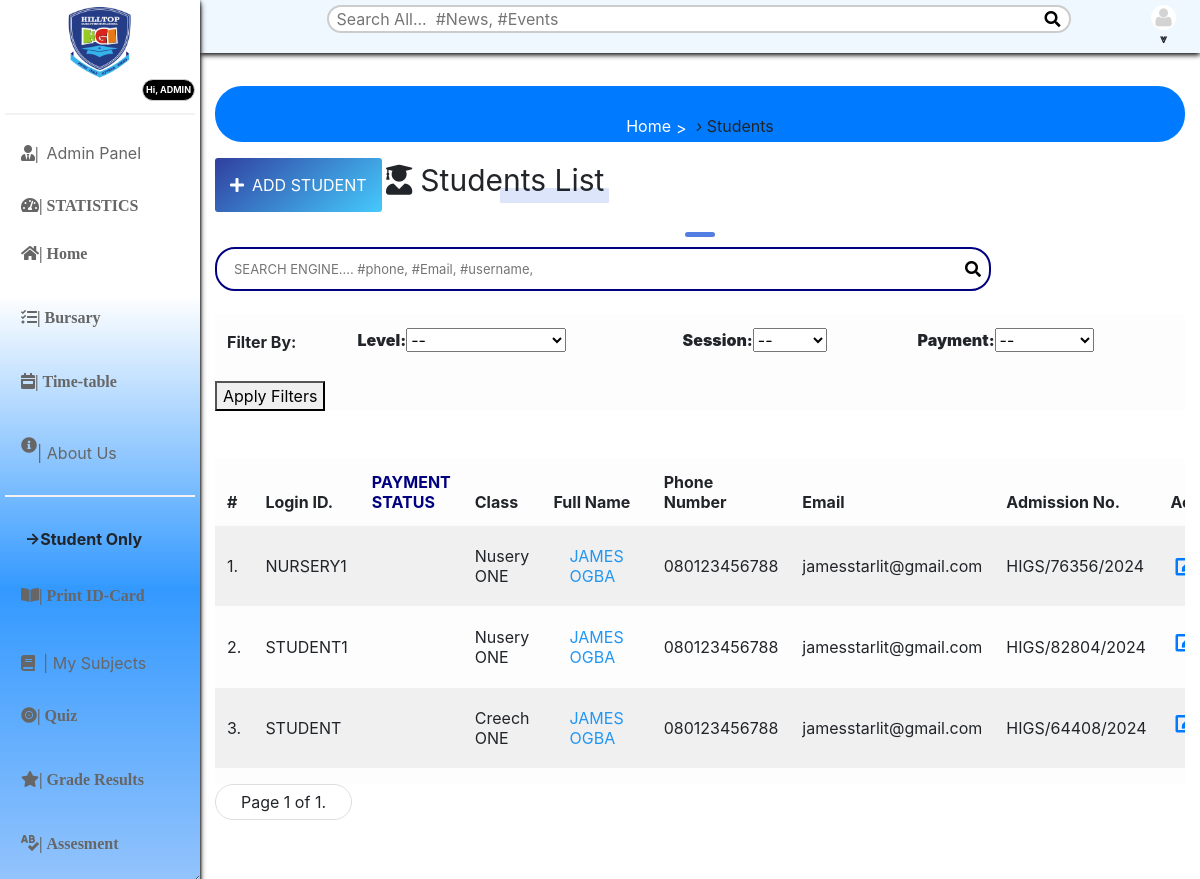
The app's page /accounts/students/ (signed in) with its own data.
### accounts/models.py (models this page shows, shortened)
class User(AbstractUser):
    is_student = models.BooleanField(default=False)
    is_lecturer = models.BooleanField(default=False)
    is_parent = models.BooleanField(default=False)
    is_dep_head = models.BooleanField(default=False)
    phone = models.CharField(max_length=60, blank=True, null=True)
    nationality = models.CharField(max_length=60, blank=True, null=True)
    address = models.CharField(max_length=60, blank=True, null=True)
    picture = models.ImageField(upload_to='profile_pictures/%y/%m/%d/', default='default.png', null=True)
    email = models.EmailField(blank=True, null=True)
    state_of_origin = models.CharField(max_length=100, blank=True, null=True)
    date_of_birth = models.DateField(blank=True, null=True)
    weight = models.IntegerField(blank=True, null=True)
    height = models.IntegerField(blank=True, null=True)
    meal_allergic_comment = models.TextField(blank=True, null=True)
    medical_record = models.FileField(upload_to='medical_records/', blank=True, null=True)
    computer_labs = models.CharField(max_length=10, choices=CHOICES, default='not_now')
    library_services = models.CharField(max_length=10, choices=CHOICES, default='not_now')
    counseling = models.CharField(max_length=10, choices=CHOICES, default='not_now')
    student_housing = models.CharField(max_length=10, choices=CHOICES, default='not_now')
    financial_aid = models.CharField(max_length=10, choices=CHOICES, default='not_now')
    cafeteria_services = models.CharField(max_length=10, choices=CHOICES, default='not_now')
    mental_health_services = models.CharField(max_length=10, choices=CHOICES, default='not_now')
    tutoring_centers = models.CharField(max_length=10, choices=CHOICES, default='not_now')
    technology_support = models.CharField(max_length=10, choices=CHOICES, default='not_now')
    disability_services = models.CharField(max_length=10, choices=CHOICES, default='not_now')
    international_student_services = models.CharField(max_length=10, choices=CHOICES, default='not_now')
    laboratory_facilities = models.CharField(max_length=10, choices=CHOICES, default='not_now')
    academic_advising = models.CharField(max_length=10, choices=CHOICES, default='not_now')
    bus_service = models.CharField(max_length=10, choices=BUS_SERVICE_CHOICES, default='not_now')
    bus_service_type = models.CharField(max_length=10, choices=BUS_SERVICE_TYPE_CHOICES, blank=True, null=True,default='not_now')
    pickup_or_dropoff = models.CharField(max_length=10, choices=PICKUP_OR_DROPOFF_CHOICES, blank=True, null=True,default='not_now')
    username_validator = ASCIIUsernameValidator()
    objects = UserManager()
    @property
    def get_full_name(self):
        full_name = self.username
        if self.first_name and self.last_name:
            full_name = self.first_name + " " + self.last_name
        return full_name

class Student(models.Model):
    student = models.OneToOneField(User, on_delete=models.CASCADE, default='')
    Admission_id = models.CharField(max_length=20,  blank=True,default='')
    level = models.CharField(max_length=25, choices=LEVEL, default='')
    term = models.CharField(max_length=25, choices=SEMESTER,default='')
    session = models.CharField(max_length=25, choices=YEARS,default='')
    department = models.ForeignKey(Program, on_delete=models.CASCADE, null=True)
    payment = models.CharField(max_length=25, choices=PAYMENT_CHOICES, blank=True,null=True,default='')
    objects = StudentManager()

### accounts/views.py (the view)
# urls.py: path('students/', StudentListView.as_view(), name='student_list'),
@method_decorator([login_required, admin_required], name="dispatch")
class StudentListView(View):
    model = Student
    template_name = "accounts/student_list.html"
    paginate_by = 3
    context_object_name = 'students'
    def get_queryset(self):
        queryset = Student.objects.all()
        query = self.request.GET.get("q")
        level = self.request.GET.get("level")
        session = self.request.GET.get("session")
        payment = self.request.GET.get("payment")
        if query:
            queryset = queryset.filter(
                Q(student__username__icontains=query) |
                Q(student__email__icontains=query) |
                Q(student__phone__icontains=query)
            )
        if level:
            queryset = queryset.filter(level=level)
        if session:
            queryset = queryset.filter(session=session)
        if payment:
            queryset = queryset.filter(payment=payment)
        return queryset
    def get(self, request):
        queryset = self.get_queryset()
        paginator = Paginator(queryset, self.paginate_by)
        page_number = request.GET.get("page")
        page = paginator.get_page(page_number)
        context = {
            "students": page,
            "filter_form": StudentFilterForm(self.request.GET),  # Include the filter form in the context
        }
        return render(request, self.template_name, context)

### accounts/forms.py
class StudentFilterForm(forms.Form):
    level = forms.ChoiceField(choices=LEVEL, label='Level', required=False,)
    session = forms.ChoiceField(choices=YEARS, label='Session', required=False)
    payment = forms.ChoiceField(choices=PAYMENT_CHOICES,  label='Payment', required=False)

### accounts/context_processors.py (called while the page is built)
def unread_message_count(request):
    if request.user.is_authenticated:
        if hasattr(request.user, 'student'):
            unread_count = Message.objects.filter(students=request.user.student, is_read=False).count()
            if unread_count > 9:
                unread_count = '+9'
        else:
            unread_count = ''
    else:
        unread_count = ''
    return {'unread_message_count': unread_count}

### templates/accounts/student_list.html (shortened to what this page needs)
{% extends 'base.html' %}
{% block content %}
<div id="input-nav"><a href="{% url 'home' %}" class="primary1">Home</a> <i>&rsaquo;</i> Students</div>
{% if request.user.is_superuser %}
<a class="add-button" href="{% url 'add_student' %}"><i class="fas fa-plus"></i>Add Student</a>
{% endif %}
<div class="title-1"><i class="fas fa-user-graduate"></i>Students List</div>
<div class="title-line"></div>
    <div class="table-responsive table-striped m-0 mt-2" style="width: 80%;">
        <table class="table">
            <tbody>
                <tr>
            <form class="search-form" action="" method="GET">
                <div class="search-container">
                    <input  class="au-input" type="text" id="search" name="q" placeholder="SEARCH ENGINE.... #phone, #Email, #username, " value="{{ request.GET.q }}" />
                    <button class="btn2" type="submit">
                        <i class="fas fa-search"></i>
                    </button>
                </div>
            </form>
                </tr>
            </tbody>
        </table>
    </div>
<form method="GET">
    <div class="table-responsive table-shadow table-light table-striped m-0 mt-2">
        <table class="table">
            <thead>
                <tr>
                    <th>Filter By:</th>
                    <th><span for="{{ filter_form.level.id_for_label }}"><strong>Level:</strong></span>{{ filter_form.level }}</th>
                    <th><span for="{{ filter_form.session.id_for_label }}"><strong>Session:</strong></span>{{ filter_form.session }}</th>
                    <th><span for="{{ filter_form.payment.id_for_label }}"><strong>Payment:</strong></span>{{ filter_form.payment }}</th>
                </tr>
            </thead>
        </table>
    <button class="au" type="submit">Apply Filters</button>
    </div>
<div class="table-responsive table-shadow table-light table-striped m-0 mt-5">
    <table class="table">
        <thead>
            <tr>
                <th>#</th>
                <th> Login ID. </th>
                <th style="color: navy"> PAYMENT STATUS </th>
                <th>Class</th>
                <th> Full Name </th>
                <th> Phone Number </th>
                <th> Email </th>
                <th> Admission No. </th>
                {% if request.user.is_superuser %}
                <th> Action </th>
                {% endif %}
            </tr>
        </thead>
        <tbody>
            {% for student in students %}
            <tr>
                <td>{{ forloop.counter }}.</td>
                <td>{{ student.student.username }}</td>
                <td>{{ student.payment }}</td>
                <td>{{ student.level }} {{ student.session }}</td>
                <td><a href="{% url 'profile_single' student.student.id %}">{{ student.student.get_full_name }}</a></td>
                <td>{{ student.student.phone }}</td>
                <td>{{ student.student.email }}</td>
                <td>{{ student.Admission_id }}</td>
                {% if request.user.is_superuser %}
                <td>
                    <div class="update-delete">
                        <a href="{% url 'student_edit' student.student.pk %}" class="update" title="Edit"><i class="fas fa-edit"></i></a>
                    </div>
                </td>
                {% endif %}
            </tr>
            {% endfor %}
        </tbody>
    </table>
</div>
<div class="pagination">
    <span class="step-links">
        <span class="current-page">
            Page {{ students.number }} of {{ students.paginator.num_pages }}.
        </span>
    </span>
</div>
</form>
{% endblock content %}

### templates/aside.html (shortened to what this page needs)
{% load static %}
<div id="side-nav" class="open" style="position: fixed;
		  padding: 5px; ">
	<div class="main-menu">
		<div class="top text-center py-0">
			<img src="{% static 'img/logos.png' %}" width="70px" alt="logo">
		</div>
		{% url 'home' as hom %} {% url 'calendar' as cal %} {% url 'dashboard' as dash %} {% url 'profile' as prof %}
		{% url 'parentaccount' as lec %} {% url 'studentmanager' as stu %} {% url 'bursary' as bur %}
		{% url 'idcard' as pro %} {% url 'timetable' as tim %} {% url 'home' as sem %}
		{% url 'add_score' as ascore %} {% url 'grade_results' as vr %}{% url 'ass_results' as ar %}
		{% url 'course_registration' as cr %} {% url 'contact' as ep %} {% url 'change_password' as cp %}
		{% url 'quiz_progress' as qpr %} {% url 'quiz_marking' as qce %} {% url 'user_course_list' as ucl %}
		{% url 'admin_panel' as admin_p %}
							{% if user.is_authenticated %}
		<strong style="float: right;
  color: #fff;
  background: #000;
  padding: 3px 3px;
  font-weight: bold;
      border: 1px solid #ccc;
    border-radius: 14px;
  font-size: 9px; }
"> Hi, {{ user.get_full_name }}</strong>
<br>
		<hr>
		{% endif %}
		<ul>
			{% if request.user.is_superuser %}
			<li class="{% if request.path == admin_p %}active{% endif %}">
				<a href="{% url 'admin_panel' %}"><i class="fas fa-user-tie">|</i> Admin Panel</a>
			</li>
			{% endif %}
			<li class="{% if request.path == dash %}active{% endif %}">
				<a href="{% url 'dashboard' %}"><i class="fas fa-tachometer-alt">| STATISTICS</i></a>
			</li>
			<li class="{% if request.path == hom %}active{% endif %}">
				<a href="{% url 'home' %}"><p class="fas fa-home">| Home</p></a>
			</li>
			<li class="{% if request.path == bur %}active{% endif %}">
				<a href="{% url 'bursary' %}"><p class="fas fa-tasks">| Bursary</p></a>
			</li>
			<li class="{% if request.path == tim %}active{% endif %}">
				<a href="{% url 'timetable' %}"><p class="fas fa-calendar-week">| Time-table</p></a>
			</li>
			<li class="{% if request.path == ep %}active{% endif %}">
				<a href="{% url 'contact' %}"><p class="fas fa-info-circle"></p>| About Us</a>
			</li>
			<hr>
			<li style="padding: 20px;" ><strong>&RightArrow;Student Only</strong></li>
			<li class="{% if request.path == pro %}active{% endif %}">
				<a href=""><p class="fas fa-book-open">| Print ID-Card</p></a>
			</li>
			<li class="{% if request.path == ucl %}active{% endif %}">
				<a href="{% url 'user_course_list' %}"><i class="fas fa-book"></i>| My Subjects</a>
			</li>
			<li class="{% if request.path == qpr %}active{% endif %}">
				<a href="{% url 'quiz_progress' %}"><p class="fas fa-record-vinyl">| Quiz </p></a>
			</li>
			<li class="{% if request.path == vr %}active{% endif %}">
				<a href="{% url 'grade_results' %}"><p class="fas fa-star">| Grade Results</p></a>
			</li>
			<li class="{% if request.path == ar %}active{% endif %}">
				<a href="{% url 'ass_results' %}"><p class="fa fa-spell-check">| Assesment</p></a>
			</li>
			<br />
		</ul>
	</div>
</div>

### templates/navbar.html (shortened to what this page needs)
{% load static %}
<ul id="top-navbar" >
	<div class="container">
		<div class="nav-wrapper">
				<li class="table-responsive table-striped m-0 mt-0" style="width: 80%;">
					<table class="table">
						<tbody>
							<tr>
							<form class="search-form" action="{% url 'query' %}" method="GET">
								<div class="search-container">
									<input type="text" id="primary-search" name="q"  value="{{ request.GET.q }}"
											placeholder="Search All...  #News, #Events" required />
									<button class="btn2" type="submit">
										<i class="fas fa-search"></i>
									</button>
								</div>
							</form>
							</tr>
						</tbody>
					</table>
				</li>
				<li class="">
					{% if request.user.is_lecturer or request.user.is_student or request.user.is_superuser %}
					<button class="btn btn-sm " type="button" id="dropdownMenuButton" data-toggle="dropdown"
						aria-haspopup="true" aria-expanded="false">
						<img class="profile-pic" src="{{ request.user.picture.url }}">
						<div class="" style="font-size: 12px;text-align: center;font-weight: bold;">⩔</div>
					</button>
					{% endif %}
				</li>
		</div>
	</div>
</ul>

### static/css/all.css (style rules this page uses)
.fa, .fas, .far, .fal, .fad, .fab { -moz-osx-font-smoothing: grayscale; -webkit-font-smoothing: antialiased; display: inline-block; font-style: normal; font-variant: normal; text-rendering: auto; line-height: 1; }
.fa-book:before { content: "\f02d"; }
.fa-book-open:before { content: "\f518"; }
.fa-calendar-week:before { content: "\f784"; }
.fa-edit:before { content: "\f044"; }
.fa-home:before { content: "\f015"; }
.fa-info-circle:before { content: "\f05a"; }
.fa-plus:before { content: "\f067"; }
.fa-record-vinyl:before { content: "\f8d9"; }
.fa-search:before { content: "\f002"; }
.fa-spell-check:before { content: "\f891"; }
.fa-star:before { content: "\f005"; }
.fa-tachometer-alt:before { content: "\f3fd"; }
.fa-tasks:before { content: "\f0ae"; }
.fa-user-graduate:before { content: "\f501"; }
.fa-user-tie:before { content: "\f508"; }
.fa, .fas { font-family: 'Font Awesome 5 Free'; font-weight: 900; }

### templates/accounts/student_list.html (style rules this page uses)
.search-container { position: relative; }
.au-input { padding-right: 40px; }
.btn2 { position: absolute; top: 0; right: 0; height: 100%; padding: 5px 5px; background-color: transparent; border: none; cursor: pointer; }
.btn2 i { margin-right: 5px; }
.au-input { width: 100%; border: 2px solid navy; border-radius: 20px; }

### records on screen
User: get_full_name "ADMIN", user.picture (placeholder picture)
Student: student.username "NURSERY1", level "Nusery", session "ONE", student.get_full_name "JAMES OGBA", student.phone "080123456788", student.email "jamesstarlit@gmail.com", Admission_id "HIGS/76356/2024"
Student: student.username "STUDENT1", level "Nusery", session "ONE", student.get_full_name "JAMES OGBA", student.phone "080123456788", student.email "jamesstarlit@gmail.com", Admission_id "HIGS/82804/2024"
Student: student.username "STUDENT", level "Creech", session "ONE", student.get_full_name "JAMES OGBA", student.phone "080123456788", student.email "jamesstarlit@gmail.com", Admission_id "HIGS/64408/2024"

### other values on screen
{{ students.number }} "1"
{{ students.paginator.num_pages }} "1"
